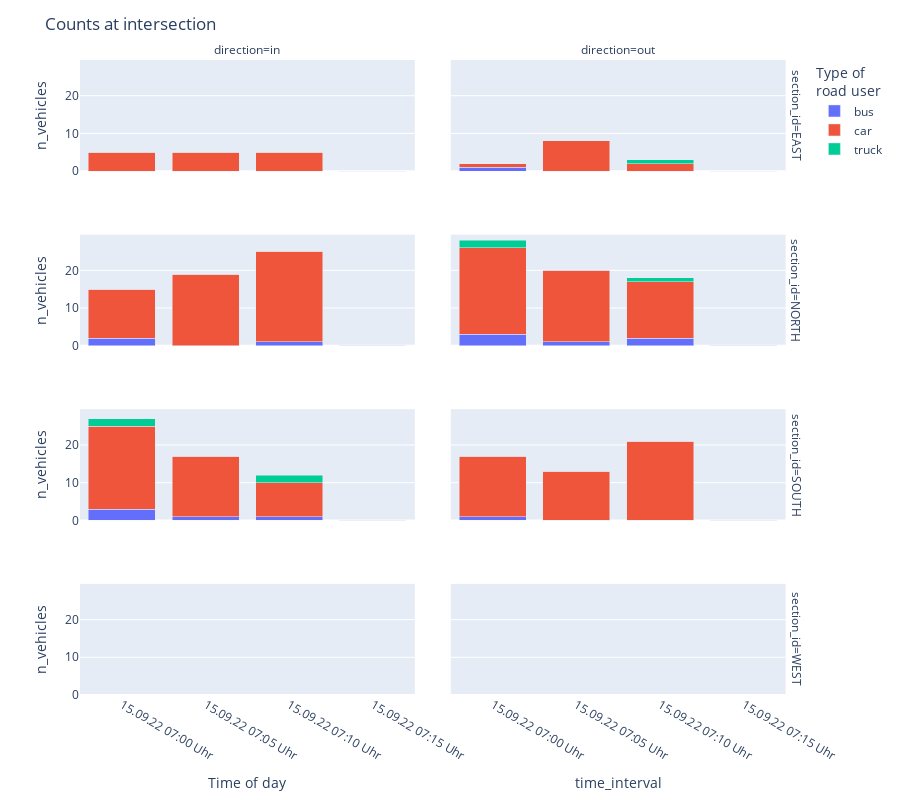

Notebook code cell kept with this figure:
### Markdown cell above
## Create Count Table and Plot Counts

### Code cell
counts_processor = CountsProcessor(CONFIG, events)
counts_table = counts_processor.create_counting_table()
counts_processor.plot_counts()

### Figure 1 — Plotly figure (JSON) as saved in the notebook; plotly's stock layout.template omitted (floating-point values rounded to 4 significant figures)
{"data": [{"alignmentgroup": "True", "hovertemplate": "max_class=bus<br>section_id=EAST<br>direction=in<br>time_interval=%{x}<br>n_vehicles=%{y}<extra></extra>", "legendgroup": "bus", "marker": {"color": "#636efa", "pattern": {"shape": ""}}, "name": "bus", "offsetgroup": "bus", "orientation": "v", "showlegend": true, "textposition": "auto", "type": "bar", "x": ["15.09.22 07:00 Uhr", "15.09.22 07:05 Uhr", "15.09.22 07:10 Uhr", "15.09.22 07:15 Uhr"], "xaxis": "x7", "y": [0, 0, 0, 0], "yaxis": "y7"}, {"alignmentgroup": "True", "hovertemplate": "max_class=bus<br>section_id=EAST<br>direction=out<br>time_interval=%{x}<br>n_vehicles=%{y}<extra></extra>", "legendgroup": "bus", "marker": {"color": "#636efa", "pattern": {"shape": ""}}, "name": "bus", "offsetgroup": "bus", "orientation": "v", "showlegend": false, "textposition": "auto", "type": "bar", "x": ["15.09.22 07:00 Uhr", "15.09.22 07:05 Uhr", "15.09.22 07:10 Uhr", "15.09.22 07:15 Uhr"], "xaxis": "x8", "y": [1, 0, 0, 0], "yaxis": "y8"}, {"alignmentgroup": "True", "hovertemplate": "max_class=bus<br>section_id=NORTH<br>direction=in<br>time_interval=%{x}<br>n_vehicles=%{y}<extra></extra>", "legendgroup": "bus", "marker": {"color": "#636efa", "pattern": {"shape": ""}}, "name": "bus", "offsetgroup": "bus", "orientation": "v", "showlegend": false, "textposition": "auto", "type": "bar", "x": ["15.09.22 07:00 Uhr", "15.09.22 07:05 Uhr", "15.09.22 07:10 Uhr", "15.09.22 07:15 Uhr"], "xaxis": "x5", "y": [2, 0, 1, 0], "yaxis": "y5"}, {"alignmentgroup": "True", "hovertemplate": "max_class=bus<br>section_id=NORTH<br>direction=out<br>time_interval=%{x}<br>n_vehicles=%{y}<extra></extra>", "legendgroup": "bus", "marker": {"color": "#636efa", "pattern": {"shape": ""}}, "name": "bus", "offsetgroup": "bus", "orientation": "v", "showlegend": false, "textposition": "auto", "type": "bar", "x": ["15.09.22 07:00 Uhr", "15.09.22 07:05 Uhr", "15.09.22 07:10 Uhr", "15.09.22 07:15 Uhr"], "xaxis": "x6", "y": [3, 1, 2, 0], "yaxis": "y6"}, {"alignmentgroup": "True", "hovertemplate": "max_class=bus<br>section_id=SOUTH<br>direction=in<br>time_interval=%{x}<br>n_vehicles=%{y}<extra></extra>", "legendgroup": "bus", "marker": {"color": "#636efa", "pattern": {"shape": ""}}, "name": "bus", "offsetgroup": "bus", "orientation": "v", "showlegend": false, "textposition": "auto", "type": "bar", "x": ["15.09.22 07:00 Uhr", "15.09.22 07:05 Uhr", "15.09.22 07:10 Uhr", "15.09.22 07:15 Uhr"], "xaxis": "x3", "y": [3, 1, 1, 0], "yaxis": "y3"}, {"alignmentgroup": "True", "hovertemplate": "max_class=bus<br>section_id=SOUTH<br>direction=out<br>time_interval=%{x}<br>n_vehicles=%{y}<extra></extra>", "legendgroup": "bus", "marker": {"color": "#636efa", "pattern": {"shape": ""}}, "name": "bus", "offsetgroup": "bus", "orientation": "v", "showlegend": false, "textposition": "auto", "type": "bar", "x": ["15.09.22 07:00 Uhr", "15.09.22 07:05 Uhr", "15.09.22 07:10 Uhr", "15.09.22 07:15 Uhr"], "xaxis": "x4", "y": [1, 0, 0, 0], "yaxis": "y4"}, {"alignmentgroup": "True", "hovertemplate": "max_class=bus<br>section_id=WEST<br>direction=in<br>time_interval=%{x}<br>n_vehicles=%{y}<extra></extra>", "legendgroup": "bus", "marker": {"color": "#636efa", "pattern": {"shape": ""}}, "name": "bus", "offsetgroup": "bus", "orientation": "v", "showlegend": false, "textposition": "auto", "type": "bar", "x": ["15.09.22 07:00 Uhr", "15.09.22 07:05 Uhr", "15.09.22 07:10 Uhr", "15.09.22 07:15 Uhr"], "xaxis": "x", "y": [0, 0, 0, 0], "yaxis": "y"}, {"alignmentgroup": "True", "hovertemplate": "max_class=bus<br>section_id=WEST<br>direction=out<br>time_interval=%{x}<br>n_vehicles=%{y}<extra></extra>", "legendgroup": "bus", "marker": {"color": "#636efa", "pattern": {"shape": ""}}, "name": "bus", "offsetgroup": "bus", "orientation": "v", "showlegend": false, "textposition": "auto", "type": "bar", "x": ["15.09.22 07:00 Uhr", "15.09.22 07:05 Uhr", "15.09.22 07:10 Uhr", "15.09.22 07:15 Uhr"], "xaxis": "x2", "y": [0, 0, 0, 0], "yaxis": "y2"}, {"alignmentgroup": "True", "hovertemplate": "max_class=car<br>section_id=EAST<br>direction=in<br>time_interval=%{x}<br>n_vehicles=%{y}<extra></extra>", "legendgroup": "car", "marker": {"color": "#EF553B", "pattern": {"shape": ""}}, "name": "car", "offsetgroup": "car", "orientation": "v", "showlegend": true, "textposition": "auto", "type": "bar", "x": ["15.09.22 07:00 Uhr", "15.09.22 07:05 Uhr", "15.09.22 07:10 Uhr", "15.09.22 07:15 Uhr"], "xaxis": "x7", "y": [5, 5, 5, 0], "yaxis": "y7"}, {"alignmentgroup": "True", "hovertemplate": "max_class=car<br>section_id=EAST<br>direction=out<br>time_interval=%{x}<br>n_vehicles=%{y}<extra></extra>", "legendgroup": "car", "marker": {"color": "#EF553B", "pattern": {"shape": ""}}, "name": "car", "offsetgroup": "car", "orientation": "v", "showlegend": false, "textposition": "auto", "type": "bar", "x": ["15.09.22 07:00 Uhr", "15.09.22 07:05 Uhr", "15.09.22 07:10 Uhr", "15.09.22 07:15 Uhr"], "xaxis": "x8", "y": [1, 8, 2, 0], "yaxis": "y8"}, {"alignmentgroup": "True", "hovertemplate": "max_class=car<br>section_id=NORTH<br>direction=in<br>time_interval=%{x}<br>n_vehicles=%{y}<extra></extra>", "legendgroup": "car", "marker": {"color": "#EF553B", "pattern": {"shape": ""}}, "name": "car", "offsetgroup": "car", "orientation": "v", "showlegend": false, "textposition": "auto", "type": "bar", "x": ["15.09.22 07:00 Uhr", "15.09.22 07:05 Uhr", "15.09.22 07:10 Uhr", "15.09.22 07:15 Uhr"], "xaxis": "x5", "y": [13, 19, 24, 0], "yaxis": "y5"}, {"alignmentgroup": "True", "hovertemplate": "max_class=car<br>section_id=NORTH<br>direction=out<br>time_interval=%{x}<br>n_vehicles=%{y}<extra></extra>", "legendgroup": "car", "marker": {"color": "#EF553B", "pattern": {"shape": ""}}, "name": "car", "offsetgroup": "car", "orientation": "v", "showlegend": false, "textposition": "auto", "type": "bar", "x": ["15.09.22 07:00 Uhr", "15.09.22 07:05 Uhr", "15.09.22 07:10 Uhr", "15.09.22 07:15 Uhr"], "xaxis": "x6", "y": [23, 19, 15, 0], "yaxis": "y6"}, {"alignmentgroup": "True", "hovertemplate": "max_class=car<br>section_id=SOUTH<br>direction=in<br>time_interval=%{x}<br>n_vehicles=%{y}<extra></extra>", "legendgroup": "car", "marker": {"color": "#EF553B", "pattern": {"shape": ""}}, "name": "car", "offsetgroup": "car", "orientation": "v", "showlegend": false, "textposition": "auto", "type": "bar", "x": ["15.09.22 07:00 Uhr", "15.09.22 07:05 Uhr", "15.09.22 07:10 Uhr", "15.09.22 07:15 Uhr"], "xaxis": "x3", "y": [22, 16, 9, 0], "yaxis": "y3"}, {"alignmentgroup": "True", "hovertemplate": "max_class=car<br>section_id=SOUTH<br>direction=out<br>time_interval=%{x}<br>n_vehicles=%{y}<extra></extra>", "legendgroup": "car", "marker": {"color": "#EF553B", "pattern": {"shape": ""}}, "name": "car", "offsetgroup": "car", "orientation": "v", "showlegend": false, "textposition": "auto", "type": "bar", "x": ["15.09.22 07:00 Uhr", "15.09.22 07:05 Uhr", "15.09.22 07:10 Uhr", "15.09.22 07:15 Uhr"], "xaxis": "x4", "y": [16, 13, 21, 0], "yaxis": "y4"}, {"alignmentgroup": "True", "hovertemplate": "max_class=car<br>section_id=WEST<br>direction=in<br>time_interval=%{x}<br>n_vehicles=%{y}<extra></extra>", "legendgroup": "car", "marker": {"color": "#EF553B", "pattern": {"shape": ""}}, "name": "car", "offsetgroup": "car", "orientation": "v", "showlegend": false, "textposition": "auto", "type": "bar", "x": ["15.09.22 07:00 Uhr", "15.09.22 07:05 Uhr", "15.09.22 07:10 Uhr", "15.09.22 07:15 Uhr"], "xaxis": "x", "y": [0, 0, 0, 0], "yaxis": "y"}, {"alignmentgroup": "True", "hovertemplate": "max_class=car<br>section_id=WEST<br>direction=out<br>time_interval=%{x}<br>n_vehicles=%{y}<extra></extra>", "legendgroup": "car", "marker": {"color": "#EF553B", "pattern": {"shape": ""}}, "name": "car", "offsetgroup": "car", "orientation": "v", "showlegend": false, "textposition": "auto", "type": "bar", "x": ["15.09.22 07:00 Uhr", "15.09.22 07:05 Uhr", "15.09.22 07:10 Uhr", "15.09.22 07:15 Uhr"], "xaxis": "x2", "y": [0, 0, 0, 0], "yaxis": "y2"}, {"alignmentgroup": "True", "hovertemplate": "max_class=truck<br>section_id=EAST<br>direction=in<br>time_interval=%{x}<br>n_vehicles=%{y}<extra></extra>", "legendgroup": "truck", "marker": {"color": "#00cc96", "pattern": {"shape": ""}}, "name": "truck", "offsetgroup": "truck", "orientation": "v", "showlegend": true, "textposition": "auto", "type": "bar", "x": ["15.09.22 07:00 Uhr", "15.09.22 07:05 Uhr", "15.09.22 07:10 Uhr", "15.09.22 07:15 Uhr"], "xaxis": "x7", "y": [0, 0, 0, 0], "yaxis": "y7"}, {"alignmentgroup": "True", "hovertemplate": "max_class=truck<br>section_id=EAST<br>direction=out<br>time_interval=%{x}<br>n_vehicles=%{y}<extra></extra>", "legendgroup": "truck", "marker": {"color": "#00cc96", "pattern": {"shape": ""}}, "name": "truck", "offsetgroup": "truck", "orientation": "v", "showlegend": false, "textposition": "auto", "type": "bar", "x": ["15.09.22 07:00 Uhr", "15.09.22 07:05 Uhr", "15.09.22 07:10 Uhr", "15.09.22 07:15 Uhr"], "xaxis": "x8", "y": [0, 0, 1, 0], "yaxis": "y8"}, {"alignmentgroup": "True", "hovertemplate": "max_class=truck<br>section_id=NORTH<br>direction=in<br>time_interval=%{x}<br>n_vehicles=%{y}<extra></extra>", "legendgroup": "truck", "marker": {"color": "#00cc96", "pattern": {"shape": ""}}, "name": "truck", "offsetgroup": "truck", "orientation": "v", "showlegend": false, "textposition": "auto", "type": "bar", "x": ["15.09.22 07:00 Uhr", "15.09.22 07:05 Uhr", "15.09.22 07:10 Uhr", "15.09.22 07:15 Uhr"], "xaxis": "x5", "y": [0, 0, 0, 0], "yaxis": "y5"}, {"alignmentgroup": "True", "hovertemplate": "max_class=truck<br>section_id=NORTH<br>direction=out<br>time_interval=%{x}<br>n_vehicles=%{y}<extra></extra>", "legendgroup": "truck", "marker": {"color": "#00cc96", "pattern": {"shape": ""}}, "name": "truck", "offsetgroup": "truck", "orientation": "v", "showlegend": false, "textposition": "auto", "type": "bar", "x": ["15.09.22 07:00 Uhr", "15.09.22 07:05 Uhr", "15.09.22 07:10 Uhr", "15.09.22 07:15 Uhr"], "xaxis": "x6", "y": [2, 0, 1, 0], "yaxis": "y6"}, {"alignmentgroup": "True", "hovertemplate": "max_class=truck<br>section_id=SOUTH<br>direction=in<br>time_interval=%{x}<br>n_vehicles=%{y}<extra></extra>", "legendgroup": "truck", "marker": {"color": "#00cc96", "pattern": {"shape": ""}}, "name": "truck", "offsetgroup": "truck", "orientation": "v", "showlegend": false, "textposition": "auto", "type": "bar", "x": ["15.09.22 07:00 Uhr", "15.09.22 07:05 Uhr", "15.09.22 07:10 Uhr", "15.09.22 07:15 Uhr"], "xaxis": "x3", "y": [2, 0, 2, 0], "yaxis": "y3"}, {"alignmentgroup": "True", "hovertemplate": "max_class=truck<br>section_id=SOUTH<br>direction=out<br>time_interval=%{x}<br>n_vehicles=%{y}<extra></extra>", "legendgroup": "truck", "marker": {"color": "#00cc96", "pattern": {"shape": ""}}, "name": "truck", "offsetgroup": "truck", "orientation": "v", "showlegend": false, "textposition": "auto", "type": "bar", "x": ["15.09.22 07:00 Uhr", "15.09.22 07:05 Uhr", "15.09.22 07:10 Uhr", "15.09.22 07:15 Uhr"], "xaxis": "x4", "y": [0, 0, 0, 0], "yaxis": "y4"}, {"alignmentgroup": "True", "hovertemplate": "max_class=truck<br>section_id=WEST<br>direction=in<br>time_interval=%{x}<br>n_vehicles=%{y}<extra></extra>", "legendgroup": "truck", "marker": {"color": "#00cc96", "pattern": {"shape": ""}}, "name": "truck", "offsetgroup": "truck", "orientation": "v", "showlegend": false, "textposition": "auto", "type": "bar", "x": ["15.09.22 07:00 Uhr", "15.09.22 07:05 Uhr", "15.09.22 07:10 Uhr", "15.09.22 07:15 Uhr"], "xaxis": "x", "y": [0, 0, 0, 0], "yaxis": "y"}, {"alignmentgroup": "True", "hovertemplate": "max_class=truck<br>section_id=WEST<br>direction=out<br>time_interval=%{x}<br>n_vehicles=%{y}<extra></extra>", "legendgroup": "truck", "marker": {"color": "#00cc96", "pattern": {"shape": ""}}, "name": "truck", "offsetgroup": "truck", "orientation": "v", "showlegend": false, "textposition": "auto", "type": "bar", "x": ["15.09.22 07:00 Uhr", "15.09.22 07:05 Uhr", "15.09.22 07:10 Uhr", "15.09.22 07:15 Uhr"], "xaxis": "x2", "y": [0, 0, 0, 0], "yaxis": "y2"}], "layout": {"annotations": [{"font": {}, "showarrow": false, "text": "direction=in", "x": 0.2325, "xanchor": "center", "xref": "paper", "y": 1, "yanchor": "bottom", "yref": "paper"}, {"font": {}, "showarrow": false, "text": "direction=out", "x": 0.7475, "xanchor": "center", "xref": "paper", "y": 1, "yanchor": "bottom", "yref": "paper"}, {"font": {}, "showarrow": false, "text": "section_id=WEST", "textangle": 90, "x": 0.98, "xanchor": "left", "xref": "paper", "y": 0.0875, "yanchor": "middle", "yref": "paper"}, {"font": {}, "showarrow": false, "text": "section_id=SOUTH", "textangle": 90, "x": 0.98, "xanchor": "left", "xref": "paper", "y": 0.3625, "yanchor": "middle", "yref": "paper"}, {"font": {}, "showarrow": false, "text": "section_id=NORTH", "textangle": 90, "x": 0.98, "xanchor": "left", "xref": "paper", "y": 0.6375, "yanchor": "middle", "yref": "paper"}, {"font": {}, "showarrow": false, "text": "section_id=EAST", "textangle": 90, "x": 0.98, "xanchor": "left", "xref": "paper", "y": 0.9125, "yanchor": "middle", "yref": "paper"}], "barmode": "stack", "height": 800, "legend": {"title": {"text": "Type of<br>road user"}, "tracegroupgap": 0}, "margin": {"t": 60}, "title": {"text": "Counts at intersection "}, "xaxis": {"anchor": "y", "domain": [0, 0.465], "title": {"text": "Time of day"}}, "xaxis2": {"anchor": "y2", "domain": [0.515, 0.98], "matches": "x", "title": {"text": "time_interval"}}, "xaxis3": {"anchor": "y3", "domain": [0, 0.465], "matches": "x", "showticklabels": false}, "xaxis4": {"anchor": "y4", "domain": [0.515, 0.98], "matches": "x", "showticklabels": false}, "xaxis5": {"anchor": "y5", "domain": [0, 0.465], "matches": "x", "showticklabels": false}, "xaxis6": {"anchor": "y6", "domain": [0.515, 0.98], "matches": "x", "showticklabels": false}, "xaxis7": {"anchor": "y7", "domain": [0, 0.465], "matches": "x", "showticklabels": false}, "xaxis8": {"anchor": "y8", "domain": [0.515, 0.98], "matches": "x", "showticklabels": false}, "yaxis": {"anchor": "x", "domain": [0, 0.175], "title": {"text": "n_vehicles"}}, "yaxis2": {"anchor": "x2", "domain": [0, 0.175], "matches": "y", "showticklabels": false}, "yaxis3": {"anchor": "x3", "domain": [0.275, 0.45], "matches": "y", "title": {"text": "n_vehicles"}}, "yaxis4": {"anchor": "x4", "domain": [0.275, 0.45], "matches": "y", "showticklabels": false}, "yaxis5": {"anchor": "x5", "domain": [0.55, 0.725], "matches": "y", "title": {"text": "n_vehicles"}}, "yaxis6": {"anchor": "x6", "domain": [0.55, 0.725], "matches": "y", "showticklabels": false}, "yaxis7": {"anchor": "x7", "domain": [0.825, 1], "matches": "y", "title": {"text": "n_vehicles"}}, "yaxis8": {"anchor": "x8", "domain": [0.825, 1], "matches": "y", "showticklabels": false}}}
